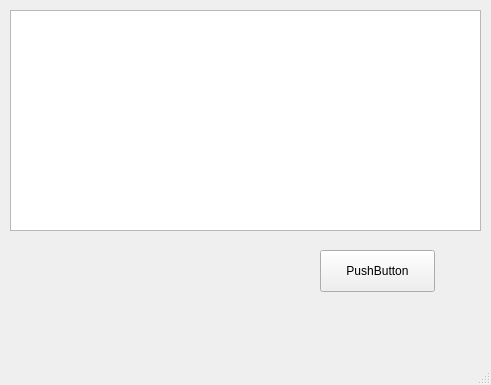
<?xml version="1.0" encoding="UTF-8"?>
<ui version="4.0">
 <class>MainWindow</class>
 <widget class="QMainWindow" name="MainWindow">
  <property name="geometry">
   <rect>
    <x>0</x>
    <y>0</y>
    <width>491</width>
    <height>385</height>
   </rect>
  </property>
  <property name="windowTitle">
   <string>MainWindow</string>
  </property>
  <widget class="QWidget" name="centralwidget">
   <widget class="QPushButton" name="pushButton">
    <property name="geometry">
     <rect>
      <x>320</x>
      <y>250</y>
      <width>115</width>
      <height>42</height>
     </rect>
    </property>
    <property name="text">
     <string>PushButton</string>
    </property>
   </widget>
   <widget class="QTableWidget" name="tableWidget">
    <property name="geometry">
     <rect>
      <x>10</x>
      <y>10</y>
      <width>471</width>
      <height>221</height>
     </rect>
    </property>
   </widget>
  </widget>
  <widget class="QMenuBar" name="menubar">
   <property name="geometry">
    <rect>
     <x>0</x>
     <y>0</y>
     <width>491</width>
     <height>34</height>
    </rect>
   </property>
  </widget>
  <widget class="QStatusBar" name="statusbar"/>
 </widget>
 <resources/>
 <connections/>
</ui>
